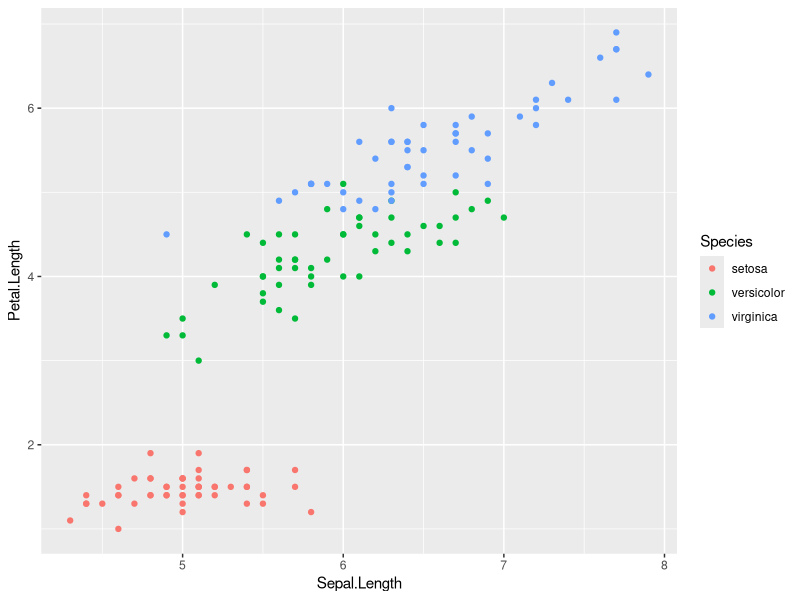
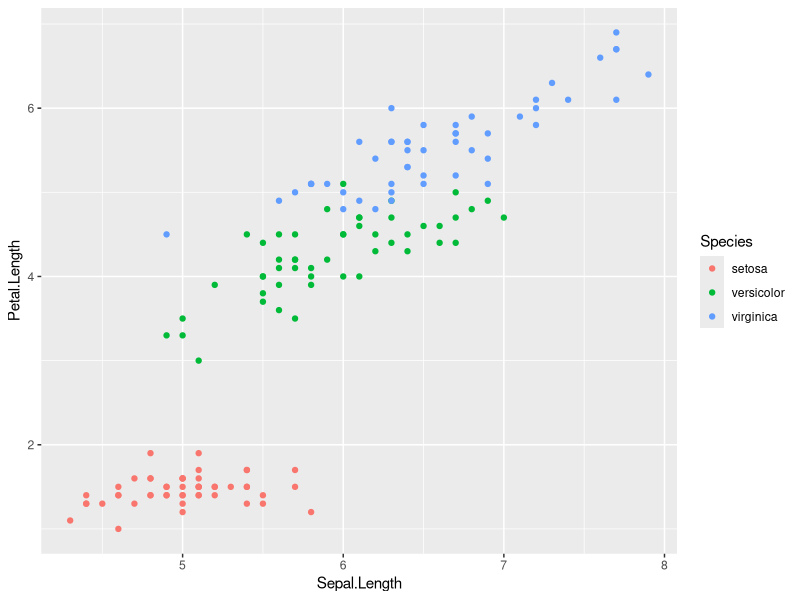

Here is the R script that generated these plots, in order:
## ---- chunk 1
#| warning: false
#| eval: true
library(dplyr)
library(ggplot2)

iris <- iris

ggplot(iris) +
  geom_point(aes(x = Sepal.Length, y = Petal.Length, color = Species))
## ---- chunk 2
#| warning: false
#| echo: false
library(dplyr)
library(ggplot2)

iris <- iris

ggplot(iris) +
  geom_point(aes(x = Sepal.Length, y = Petal.Length, color = Species))

